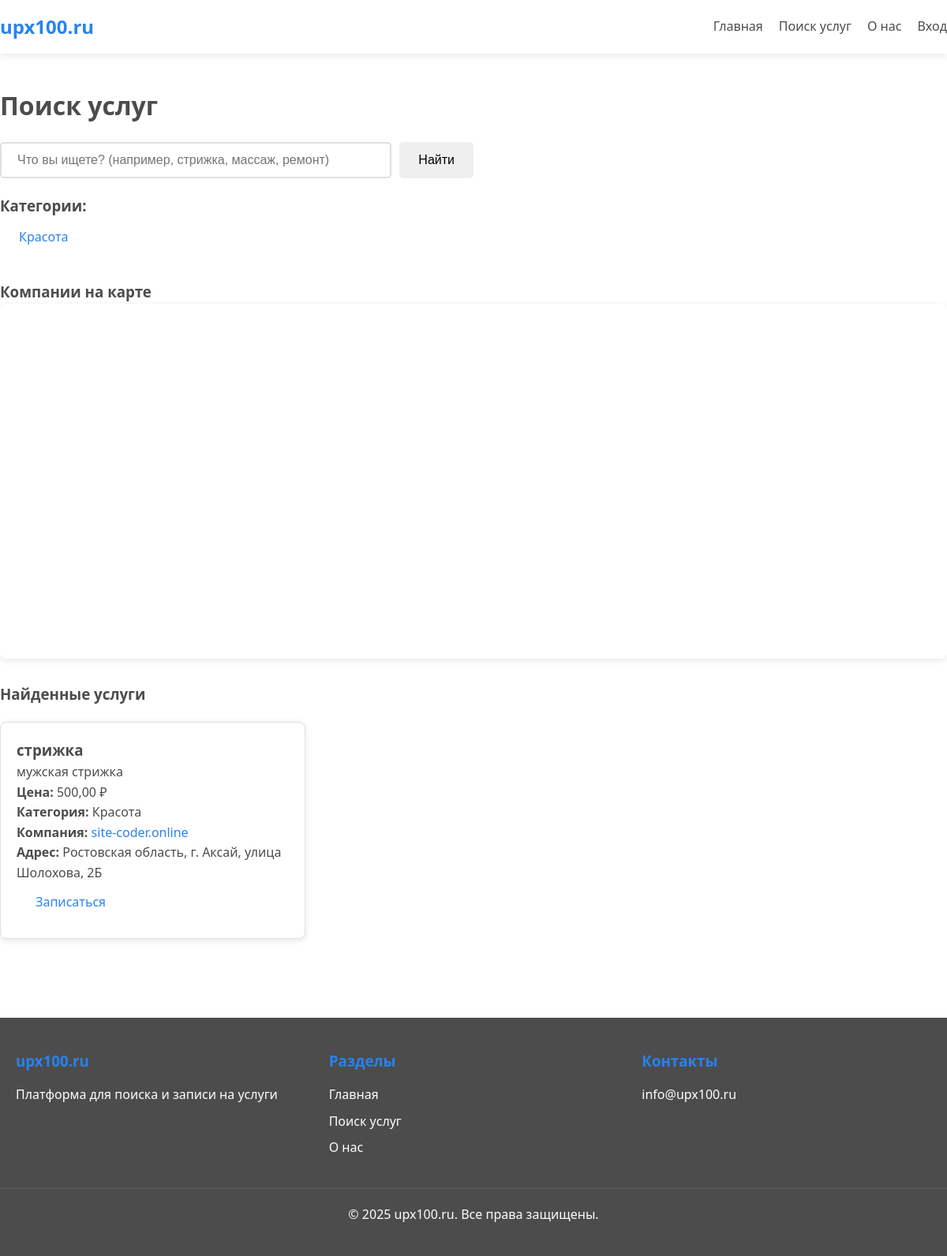
The app's page /search/ with its own data.
### companies/models.py (models this page shows, shortened)
class Category(models.Model):
    name = models.CharField(
        max_length=100,
        unique=True,
        verbose_name='Название категории'
    )
    slug = models.SlugField(
        max_length=100,
        unique=True,
        verbose_name='Слаг'
    )
    icon = models.ImageField(
        upload_to='categories/icons/',
        blank=True,
        null=True,
        verbose_name='Иконка'
    )
    created_at = models.DateTimeField(
        auto_now_add=True,
        verbose_name='Дата создания'
    )
    class Meta:
        verbose_name = 'Категория'
        verbose_name_plural = 'Категории'
        ordering = ['name']

### business/models.py (models this page shows, shortened)
class Service(models.Model):
    STATUS_CHOICES = [
        ('draft', 'Черновик'),
        ('active', 'Активна'),
        ('inactive', 'Неактивна (неоплата)'),
        ('pending_payment', 'Ожидает оплаты'),
    ]
    company = models.ForeignKey(Company, on_delete=models.CASCADE, related_name='services', verbose_name="Компания")
    category = models.ForeignKey('companies.Category', on_delete=models.SET_NULL, null=True, blank=True,
                                  related_name='business_services', verbose_name="Категория")
    subcategory = models.ForeignKey('companies.Subcategory', on_delete=models.SET_NULL, null=True, blank=True,
                                  related_name='business_services', verbose_name="Подкатегория")
    employees = models.ManyToManyField(Employee, related_name='services', verbose_name="Сотрудники")
    name = models.CharField(max_length=200, verbose_name="Название услуги")
    description = models.TextField(blank=True, verbose_name="Описание")
    price = models.DecimalField(max_digits=10, decimal_places=2, verbose_name="Цена (руб)")
    duration = models.PositiveIntegerField(help_text="Длительность в минутах", verbose_name="Длительность (мин)", null=True, blank=True)
    photo = models.ImageField(upload_to='service_photos/', blank=True, null=True, verbose_name="Фото услуги")
    status = models.CharField(max_length=20, choices=STATUS_CHOICES, default='draft', verbose_name="Статус")
    created_at = models.DateTimeField(auto_now_add=True)
    updated_at = models.DateTimeField(auto_now=True)
    payment_amount = models.DecimalField(max_digits=10, decimal_places=2, default=0, verbose_name="Сумма оплаты (руб/мес)")
    payment_due_date = models.DateTimeField(null=True, blank=True, verbose_name="Дата окончания оплаты")
    last_payment_date = models.DateTimeField(null=True, blank=True, verbose_name="Дата последней оплаты")
    class Meta:
        verbose_name = "Услуга"
        verbose_name_plural = "Услуги"

class Company(models.Model):
    owner = models.OneToOneField(settings.AUTH_USER_MODEL, on_delete=models.CASCADE, related_name='company')
    name = models.CharField(max_length=200, verbose_name="Название компании")
    description = models.TextField(blank=True, verbose_name="Описание")
    logo = models.ImageField(upload_to='company_logos/', blank=True, null=True, verbose_name="Логотип")
    photo = models.ImageField(upload_to='company_photos/', blank=True, null=True, verbose_name="Фото компании")
    address = models.CharField(max_length=300, verbose_name="Адрес")
    latitude = models.DecimalField(max_digits=9, decimal_places=6, blank=True, null=True, verbose_name="Широта")
    longitude = models.DecimalField(max_digits=9, decimal_places=6, blank=True, null=True, verbose_name="Долгота")
    phone = models.CharField(max_length=20, blank=True, verbose_name="Телефон")
    email = models.EmailField(blank=True, verbose_name="Email")
    is_verified = models.BooleanField(default=False, verbose_name="Проверена модератором")
    created_at = models.DateTimeField(auto_now_add=True)
    updated_at = models.DateTimeField(auto_now=True)
    class Meta:
        verbose_name = "Компания"
        verbose_name_plural = "Компании"

### search/views.py (the view, shortened to what this page needs)
# urls.py: path('', views.search_view, name='search'),
def search_view(request):
    query = request.GET.get('q', '')
    category_slug = request.GET.get('category', '')
    services = Service.objects.select_related('company').filter(
        status='active',
        company__is_verified=True
    )
    categories = Category.objects.all()
    if category_slug:
        subcategories = Subcategory.objects.filter(category__slug=category_slug)
        services = services.filter(subcategory__in=subcategories)
    companies_with_coords = []
    seen_company_ids = set()
    for service in services:
        company = service.company
        if company.id not in seen_company_ids and company.latitude and company.longitude:
            seen_company_ids.add(company.id)
            companies_with_coords.append({
                'id': company.id,
                'name': company.name,
                'address': company.address,
                'lat': float(company.latitude),
                'lng': float(company.longitude),
                'url': f"/company/{company.id}/",
                'logo': company.logo.url if company.logo else None,
            })
    context = {
        'query': query,
        'services': services,
        'categories': categories,
        'map_data': json.dumps(companies_with_coords),
        'has_map': len(companies_with_coords) > 0,
        'yandex_maps_api_key': settings.YANDEX_MAPS_API_KEY,
        'company_url_name': 'business:company_public_profile',
    }
    return render(request, 'search/search.html', context)

### templates/search/search.html (shortened to what this page needs)
{% extends 'base.html' %}
{% block content %}
<div class="container" style="padding: 40px 0;">
    <h1>Поиск услуг</h1>
    <form method="get" class="search-form" style="margin: 20px 0;">
        <input type="text" name="q" class="search-form__input" placeholder="Что вы ищете? (например, стрижка, массаж, ремонт)" value="{{ query }}">
        <button type="submit" class="btn btn--primary">Найти</button>
    </form>
    {% if categories %}
    <div style="margin: 20px 0;">
        <h3>Категории:</h3>
        <div style="display: flex; gap: 10px; flex-wrap: wrap;">
            {% for category in categories %}
                <a href="?category={{ category.slug }}{% if query %}&q={{ query }}{% endif %}"
                   class="btn btn--outline"
                   style="{% if category.slug == request.GET.category %}background: #007bff; color: white;{% endif %}">
                    {{ category.name }}
                </a>
            {% endfor %}
        </div>
    </div>
    {% endif %}
    {% if has_map %}
    <div style="margin: 30px 0;">
        <h3>Компании на карте</h3>
        <div id="map" style="height: 450px; width: 100%; border-radius: 8px; box-shadow: 0 2px 8px rgba(0,0,0,0.1);"></div>
    </div>
    {% endif %}
    {% if services %}
        <h3 style="margin-top: 30px;">Найденные услуги</h3>
        <div style="display: grid; grid-template-columns: repeat(auto-fill, minmax(300px, 1fr)); gap: 20px; margin-top: 20px;">
            {% for service in services %}
                <div class="card" style="padding: 20px; border: 1px solid #e0e0e0; border-radius: 8px;">
                    <h3>{{ service.name }}</h3>
                    <p>{{ service.description|truncatewords:20 }}</p>
                    <p><strong>Цена:</strong> {{ service.price }} ₽</p>
                    <p><strong>Категория:</strong> {{ service.category.name }}</p>
                    {% if service.company %}
                        <p><strong>Компания:</strong> <a href="{% url 'business:company_public_profile' service.company.id %}">{{ service.company.name }}</a></p>
                        <p><strong>Адрес:</strong> {{ service.company.address }}</p>
                    {% endif %}
                    <a href="{% url 'client:service_detail' service.pk %}" class="btn btn--primary">Записаться</a>
                </div>
            {% endfor %}
        </div>
    {% else %}
        <div style="margin-top: 40px; text-align: center;">
            <p>Услуги не найдены. Попробуйте изменить поисковый запрос или выбрать другую категорию.</p>
        </div>
    {% endif %}
</div>
{% endblock %}

### static/css/style.css (style rules this page uses)
:root { --color-white: #ffffff; --color-blue: #2883EE; --color-green: #6EC76A; --color-text: #4C4C4C; --color-bg: #ffffff; --color-border: #e0e0e0; }
* { margin: 0; padding: 0; box-sizing: border-box; }
body { font-family: 'Segoe UI', Tahoma, Geneva, Verdana, sans-serif; background-color: var(--color-bg); color: var(--color-text); line-height: 1.6; }
a { text-decoration: none; color: var(--color-blue); transition: color 0.3s ease; }
.container { max-width: 1200px; margin: 0 auto; padding: 0 20px; }
.btn { display: inline-block; padding: 12px 24px; border: none; border-radius: 5px; cursor: pointer; font-size: 16px; font-weight: 500; transition: all 0.3s ease; text-align: center; }
.search-form { display: flex; gap: 10px; max-width: 600px; margin: 0 auto; }
.search-form__input { flex: 1; padding: 12px 20px; border: 2px solid var(--color-border); border-radius: 5px; font-size: 16px; outline: none; }
.card { background-color: var(--color-white); border-radius: 10px; box-shadow: 0 2px 10px rgba(0, 0, 0, 0.1); overflow: hidden; transition: transform 0.3s ease, box-shadow 0.3s ease; }

### records on screen
Category: name "Красота"
Service: name "стрижка", description "мужская стрижка", price "500,00", category.name "Красота", company.name "site-coder.online", company.address "Ростовская область, г. Аксай, улица Шолохова, 2Б"
